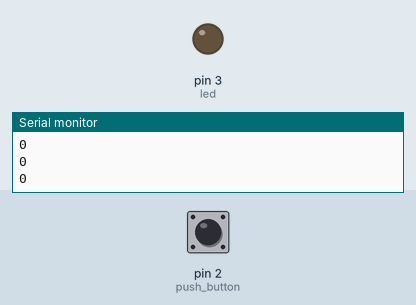
The sketch below on a simulated Arduino Uno, built with avr-gcc and run on an emulated ATmega328P. On the bench: output pins drawn as LEDs (lit = HIGH), the last lines printed to the serial monitor. The test bench sets the inputs (shaded band); at power-on: pin 2 (push_button) LOW.

Above: at 2.8 s.
2.9 s: pin 2 (push_button) pulled HIGH for 1.2 s
At 4.3 s:
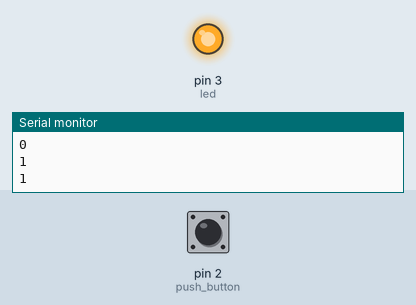
6.5 s: pin 2 (push_button) pulled HIGH for 3.2 s
At 10.9 s:
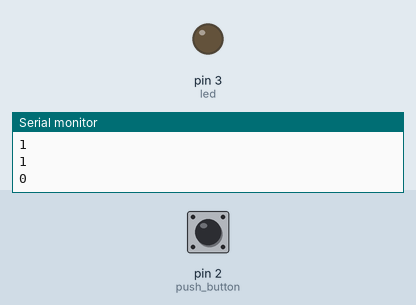
Timing chart, 0 to 12.4 s (numbered marks = the images above; inputs shaded):
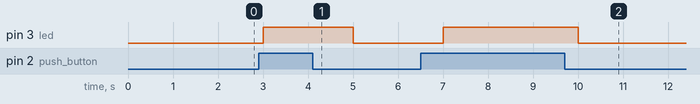

The sketch:

12__pushButton1.ino
```cpp
#define push_button 2
#define led 3

void setup() {
  pinMode(push_button, INPUT);
  pinMode(led, OUTPUT);
  Serial.begin(9600);
}

void loop() {
  int value = digitalRead(push_button);
  Serial.println(value);
  if (value == HIGH) {
    digitalWrite(led, HIGH);
    delay(1000);
  } else {
    digitalWrite(led, LOW);
    delay(1000);
  }
}
```

Measured:
- after the input at 2.9 s, pin 3 (led): LOW → HIGH after 0.10 s, → LOW 2.0 s later
- after the input at 6.5 s, pin 3 (led): LOW → HIGH after 0.50 s, → LOW 3.0 s later
